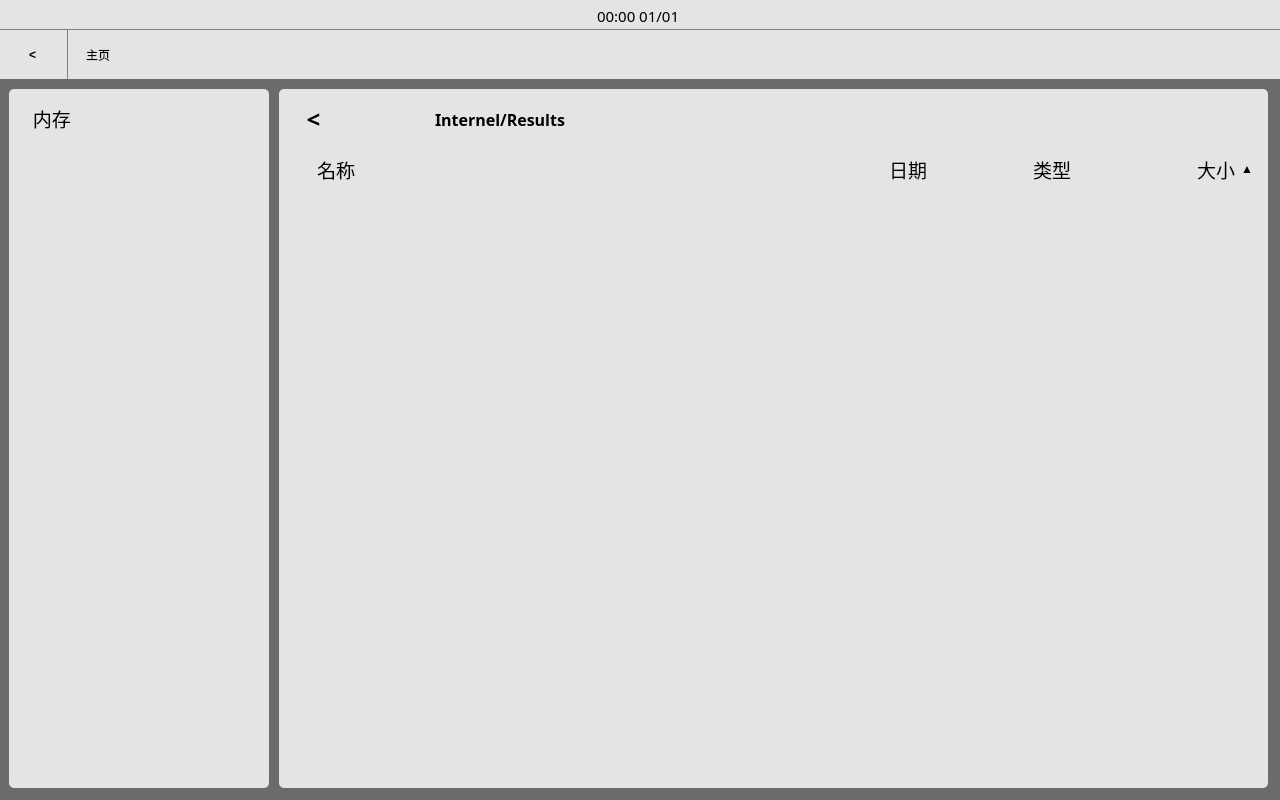
<?xml version="1.0" encoding="UTF-8"?>
<ui version="4.0">
 <class>JP_FileManager</class>
 <widget class="QWidget" name="JP_FileManager">
  <property name="geometry">
   <rect>
    <x>0</x>
    <y>0</y>
    <width>1280</width>
    <height>800</height>
   </rect>
  </property>
  <property name="minimumSize">
   <size>
    <width>1280</width>
    <height>800</height>
   </size>
  </property>
  <property name="maximumSize">
   <size>
    <width>1280</width>
    <height>800</height>
   </size>
  </property>
  <property name="styleSheet">
   <string notr="true"/>
  </property>
  <property name="JP_FileManager" stdset="0">
   <string>Form</string>
  </property>
  <widget class="QWidget" name="verticalLayoutWidget">
   <property name="geometry">
    <rect>
     <x>-1</x>
     <y>-1</y>
     <width>1281</width>
     <height>801</height>
    </rect>
   </property>
   <layout class="QVBoxLayout" name="vbaseLayout" stretch="3,5,72">
    <property name="spacing">
     <number>0</number>
    </property>
    <item>
     <widget class="QFrame" name="base_statebar">
      <property name="styleSheet">
       <string notr="true">QFrame {
                                background-color: rgb(228, 228, 228)
                                }</string>
      </property>
      <property name="frameShape">
       <enum>QFrame::NoFrame</enum>
      </property>
      <property name="frameShadow">
       <enum>QFrame::Plain</enum>
      </property>
      <widget class="QWidget" name="horizontalLayoutWidget">
       <property name="geometry">
        <rect>
         <x>-1</x>
         <y>0</y>
         <width>1281</width>
         <height>33</height>
        </rect>
       </property>
       <layout class="QHBoxLayout" name="hstateLayout">
        <item>
         <widget class="QLabel" name="stateLabel_l">
          <property name="text">
           <string/>
          </property>
         </widget>
        </item>
        <item>
         <spacer name="hstatespace_l">
          <property name="orientation">
           <enum>Qt::Horizontal</enum>
          </property>
          <property name="sizeHint" stdset="0">
           <size>
            <width>40</width>
            <height>20</height>
           </size>
          </property>
         </spacer>
        </item>
        <item>
         <widget class="QLabel" name="stateLabel_datetime">
          <property name="font">
           <font>
            <family>微软雅黑</family>
            <pointsize>11</pointsize>
            <weight>50</weight>
            <bold>false</bold>
           </font>
          </property>
          <property name="text">
           <string>00:00 01/01</string>
          </property>
         </widget>
        </item>
        <item>
         <spacer name="hstatespace_r">
          <property name="orientation">
           <enum>Qt::Horizontal</enum>
          </property>
          <property name="sizeHint" stdset="0">
           <size>
            <width>40</width>
            <height>20</height>
           </size>
          </property>
         </spacer>
        </item>
        <item>
         <widget class="QLabel" name="stateLabel_r">
          <property name="text">
           <string/>
          </property>
         </widget>
        </item>
       </layout>
      </widget>
     </widget>
    </item>
    <item>
     <widget class="QFrame" name="base_navigationbar">
      <property name="styleSheet">
       <string notr="true">QFrame {
                                background-color: rgb(228, 228, 228);
                                border-top: 1px solid gray;
                                }</string>
      </property>
      <widget class="QWidget" name="horizontalLayoutWidget_2">
       <property name="geometry">
        <rect>
         <x>-1</x>
         <y>0</y>
         <width>1281</width>
         <height>52</height>
        </rect>
       </property>
       <layout class="QHBoxLayout" name="hnavigationLayout" stretch="0,121">
        <item>
         <widget class="QPushButton" name="naviBackBtn">
          <property name="minimumSize">
           <size>
            <width>70</width>
            <height>50</height>
           </size>
          </property>
          <property name="styleSheet">
           <string notr="true">QPushButton {
                                                border: none;
                                                background-color: rgb(228, 228, 228);
                                                color: black;
                                                padding: 5px;
                                                font: 18pt &quot;宋体&quot;;
                                                font-weight: bold;
                                                qproperty-alignment: AlignCenter; /* 设置文本居中对齐 */
                                                border-right:1px solid gray
                                                }</string>
          </property>
          <property name="text">
           <string>&lt;</string>
          </property>
         </widget>
        </item>
        <item>
         <widget class="QWidget" name="widget" native="true">
          <widget class="QWidget" name="horizontalLayoutWidget_3">
           <property name="geometry">
            <rect>
             <x>-1</x>
             <y>0</y>
             <width>1211</width>
             <height>52</height>
            </rect>
           </property>
           <layout class="QHBoxLayout" name="horizontalLayout">
            <item>
             <widget class="QPushButton" name="naviBtn_l">
              <property name="minimumSize">
               <size>
                <width>50</width>
                <height>50</height>
               </size>
              </property>
              <property name="sizeIncrement">
               <size>
                <width>0</width>
                <height>0</height>
               </size>
              </property>
              <property name="styleSheet">
               <string notr="true">QPushButton {
                                                                font: 14pt &quot;微软雅黑&quot;;
                                                                border: none;
                                                                background-color: rgb(228, 228,
                                                                228);
                                                                qproperty-alignment: AlignCenter; /*
                                                                设置文本居中对齐 */
                                                                }
                                                            </string>
              </property>
              <property name="text">
               <string>主页</string>
              </property>
             </widget>
            </item>
            <item>
             <widget class="QLabel" name="naviDirectoryBtn">
              <property name="styleSheet">
               <string notr="true">QLabel {
                                                                font: 14pt &quot;微软雅黑&quot;;
                                                                }</string>
              </property>
              <property name="text">
               <string/>
              </property>
             </widget>
            </item>
            <item>
             <spacer name="hNavilSpacer">
              <property name="orientation">
               <enum>Qt::Horizontal</enum>
              </property>
              <property name="sizeHint" stdset="0">
               <size>
                <width>40</width>
                <height>20</height>
               </size>
              </property>
             </spacer>
            </item>
            <item>
             <widget class="QPushButton" name="naviHelpBtn">
              <property name="minimumSize">
               <size>
                <width>50</width>
                <height>50</height>
               </size>
              </property>
              <property name="baseSize">
               <size>
                <width>40</width>
                <height>40</height>
               </size>
              </property>
              <property name="styleSheet">
               <string notr="true">QPushButton {
                                                                border: none;
                                                                background-color: rgb(228, 228,
                                                                228);
                                                                color: black;
                                                                padding: 5px;
                                                                }</string>
              </property>
              <property name="text">
               <string/>
              </property>
              <property name="icon">
               <iconset>
                <normalon>:/navigation/help/base_assets/help.png</normalon>
               </iconset>
              </property>
              <property name="iconSize">
               <size>
                <width>40</width>
                <height>40</height>
               </size>
              </property>
             </widget>
            </item>
            <item>
             <widget class="QPushButton" name="naviSettingBtn">
              <property name="minimumSize">
               <size>
                <width>50</width>
                <height>50</height>
               </size>
              </property>
              <property name="styleSheet">
               <string notr="true">QPushButton {
                                                                border: none;
                                                                background-color: rgb(228, 228,
                                                                228);
                                                                color: black;
                                                                padding: 5px;
                                                                }</string>
              </property>
              <property name="text">
               <string/>
              </property>
              <property name="icon">
               <iconset>
                <normalon>:/navigation/setting/base_assets/setting.png</normalon>
               </iconset>
              </property>
              <property name="iconSize">
               <size>
                <width>40</width>
                <height>40</height>
               </size>
              </property>
             </widget>
            </item>
            <item>
             <widget class="QPushButton" name="naviHamburgerBtn">
              <property name="minimumSize">
               <size>
                <width>50</width>
                <height>50</height>
               </size>
              </property>
              <property name="styleSheet">
               <string notr="true">QPushButton {
                                                                border: none;
                                                                background-color: rgb(228, 228,
                                                                228);
                                                                color: black;
                                                                padding: 5px;
                                                                }</string>
              </property>
              <property name="text">
               <string/>
              </property>
              <property name="icon">
               <iconset>
                <normalon>:/navigation/hamburger/base_assets/hamburger.png</normalon>
               </iconset>
              </property>
              <property name="iconSize">
               <size>
                <width>40</width>
                <height>40</height>
               </size>
              </property>
             </widget>
            </item>
            <item>
             <spacer name="hNavilMarginSpacer">
              <property name="orientation">
               <enum>Qt::Horizontal</enum>
              </property>
              <property name="sizeType">
               <enum>QSizePolicy::Fixed</enum>
              </property>
              <property name="sizeHint" stdset="0">
               <size>
                <width>20</width>
                <height>20</height>
               </size>
              </property>
             </spacer>
            </item>
           </layout>
          </widget>
         </widget>
        </item>
       </layout>
      </widget>
     </widget>
    </item>
    <item>
     <widget class="QWidget" name="base_workspace" native="true">
      <property name="styleSheet">
       <string notr="true">/* background-color: rgb(122, 132, 131); */
                                background-color: rgb(105, 108, 105);</string>
      </property>
      <widget class="QWidget" name="filemanager_memeryArea" native="true">
       <property name="geometry">
        <rect>
         <x>10</x>
         <y>10</y>
         <width>260</width>
         <height>699</height>
        </rect>
       </property>
       <property name="styleSheet">
        <string notr="true">QWidget {
	background-color: rgb(228, 228, 228);
	border-radius: 5px;
}</string>
       </property>
       <widget class="QWidget" name="verticalLayoutWidget_2">
        <property name="geometry">
         <rect>
          <x>-1</x>
          <y>4</y>
          <width>262</width>
          <height>691</height>
         </rect>
        </property>
        <layout class="QVBoxLayout" name="verticalLayout">
         <item>
          <widget class="QPushButton" name="memeryButton">
           <property name="minimumSize">
            <size>
             <width>260</width>
             <height>50</height>
            </size>
           </property>
           <property name="font">
            <font>
             <family>微软雅黑</family>
             <pointsize>14</pointsize>
            </font>
           </property>
           <property name="styleSheet">
            <string notr="true">QPushButton {
    text-align: left;
    padding-left: 20px; /* 可选：添加一些左边距，让文字不紧贴按钮边缘 */
}
</string>
           </property>
           <property name="text">
            <string> 内存</string>
           </property>
           <property name="icon">
            <iconset resource="../../assets/assets.qrc">
             <normaloff>:/filemanager_assets/filemanager_assets/icon_filemanager_navi_50.png</normaloff>:/filemanager_assets/filemanager_assets/icon_filemanager_navi_50.png</iconset>
           </property>
           <property name="iconSize">
            <size>
             <width>35</width>
             <height>35</height>
            </size>
           </property>
          </widget>
         </item>
         <item>
          <spacer name="memeryVSpacer">
           <property name="orientation">
            <enum>Qt::Vertical</enum>
           </property>
           <property name="sizeHint" stdset="0">
            <size>
             <width>20</width>
             <height>40</height>
            </size>
           </property>
          </spacer>
         </item>
        </layout>
       </widget>
      </widget>
      <widget class="QWidget" name="workspaceWidget" native="true">
       <property name="geometry">
        <rect>
         <x>280</x>
         <y>10</y>
         <width>989</width>
         <height>699</height>
        </rect>
       </property>
       <property name="styleSheet">
        <string notr="true">QWidget {
	background-color: rgb(228, 228, 228);
	border-radius: 5px;
}</string>
       </property>
       <widget class="QWidget" name="verticalLayoutWidget_3">
        <property name="geometry">
         <rect>
          <x>-1</x>
          <y>4</y>
          <width>991</width>
          <height>691</height>
         </rect>
        </property>
        <layout class="QVBoxLayout" name="workspaceVLayout">
         <property name="spacing">
          <number>0</number>
         </property>
         <item>
          <widget class="QWidget" name="workspaceAddressBarWidget" native="true">
           <property name="minimumSize">
            <size>
             <width>0</width>
             <height>50</height>
            </size>
           </property>
           <property name="maximumSize">
            <size>
             <width>16777215</width>
             <height>50</height>
            </size>
           </property>
           <widget class="QWidget" name="horizontalLayoutWidget_4">
            <property name="geometry">
             <rect>
              <x>-1</x>
              <y>0</y>
              <width>991</width>
              <height>52</height>
             </rect>
            </property>
            <layout class="QHBoxLayout" name="workspaceAddressBarHLayout" stretch="3,3,31,3">
             <item>
              <widget class="QPushButton" name="backButton">
               <property name="minimumSize">
                <size>
                 <width>0</width>
                 <height>50</height>
                </size>
               </property>
               <property name="maximumSize">
                <size>
                 <width>16777215</width>
                 <height>50</height>
                </size>
               </property>
               <property name="font">
                <font>
                 <family>宋体</family>
                 <pointsize>18</pointsize>
                 <weight>75</weight>
                 <italic>false</italic>
                 <bold>true</bold>
                </font>
               </property>
               <property name="styleSheet">
                <string notr="true">QPushButton {
                                                border: none;
                                                background-color: rgb(228, 228, 228);
                                                color: black;
                                                padding: 5px;
                                                font: 18pt &quot;宋体&quot;;
                                                font-weight: bold;
                                                qproperty-alignment: AlignCenter; /* 设置文本居中对齐 */
                                                }</string>
               </property>
               <property name="text">
                <string>&lt;</string>
               </property>
              </widget>
             </item>
             <item>
              <widget class="QPushButton" name="folder">
               <property name="minimumSize">
                <size>
                 <width>0</width>
                 <height>50</height>
                </size>
               </property>
               <property name="maximumSize">
                <size>
                 <width>16777215</width>
                 <height>50</height>
                </size>
               </property>
               <property name="text">
                <string/>
               </property>
               <property name="icon">
                <iconset>
                 <normalon>:/filemanager_assets/filemanager_assets/icon_filemanager_folder_50.png</normalon>
                </iconset>
               </property>
               <property name="iconSize">
                <size>
                 <width>20</width>
                 <height>20</height>
                </size>
               </property>
              </widget>
             </item>
             <item>
              <widget class="QLabel" name="addressShowLabel">
               <property name="minimumSize">
                <size>
                 <width>0</width>
                 <height>50</height>
                </size>
               </property>
               <property name="maximumSize">
                <size>
                 <width>16777215</width>
                 <height>50</height>
                </size>
               </property>
               <property name="font">
                <font>
                 <family>微软雅黑</family>
                 <pointsize>12</pointsize>
                 <weight>75</weight>
                 <bold>true</bold>
                </font>
               </property>
               <property name="styleSheet">
                <string notr="true">QLabel {
	font-weight: bold;
}</string>
               </property>
               <property name="text">
                <string>Internel/Results</string>
               </property>
              </widget>
             </item>
             <item>
              <widget class="QPushButton" name="checkallRadioButton">
               <property name="minimumSize">
                <size>
                 <width>0</width>
                 <height>50</height>
                </size>
               </property>
               <property name="maximumSize">
                <size>
                 <width>16777215</width>
                 <height>50</height>
                </size>
               </property>
               <property name="text">
                <string> </string>
               </property>
               <property name="icon">
                <iconset>
                 <normalon>:/filemanager_assets/filemanager_assets/icon_filemanager_uncheckall_50.png</normalon>
                </iconset>
               </property>
               <property name="iconSize">
                <size>
                 <width>20</width>
                 <height>20</height>
                </size>
               </property>
              </widget>
             </item>
            </layout>
           </widget>
          </widget>
         </item>
         <item>
          <widget class="QWidget" name="workspaceTitlebar" native="true">
           <property name="minimumSize">
            <size>
             <width>0</width>
             <height>50</height>
            </size>
           </property>
           <property name="maximumSize">
            <size>
             <width>16777215</width>
             <height>50</height>
            </size>
           </property>
           <property name="styleSheet">
            <string notr="true"/>
           </property>
           <widget class="QWidget" name="horizontalLayoutWidget_5">
            <property name="geometry">
             <rect>
              <x>-1</x>
              <y>0</y>
              <width>991</width>
              <height>52</height>
             </rect>
            </property>
            <layout class="QHBoxLayout" name="workspaceTitlebarHLayout">
             <item>
              <spacer name="workspaceTitlebarHSpacer5">
               <property name="orientation">
                <enum>Qt::Horizontal</enum>
               </property>
               <property name="sizeType">
                <enum>QSizePolicy::Fixed</enum>
               </property>
               <property name="sizeHint" stdset="0">
                <size>
                 <width>40</width>
                 <height>20</height>
                </size>
               </property>
              </spacer>
             </item>
             <item>
              <widget class="QPushButton" name="workspaceTitlebarNameButton">
               <property name="minimumSize">
                <size>
                 <width>0</width>
                 <height>50</height>
                </size>
               </property>
               <property name="maximumSize">
                <size>
                 <width>16777215</width>
                 <height>50</height>
                </size>
               </property>
               <property name="font">
                <font>
                 <family>微软雅黑</family>
                 <pointsize>14</pointsize>
                </font>
               </property>
               <property name="text">
                <string>名称</string>
               </property>
              </widget>
             </item>
             <item>
              <spacer name="workspaceTitlebarHSpacer1">
               <property name="orientation">
                <enum>Qt::Horizontal</enum>
               </property>
               <property name="sizeHint" stdset="0">
                <size>
                 <width>40</width>
                 <height>20</height>
                </size>
               </property>
              </spacer>
             </item>
             <item>
              <widget class="QPushButton" name="workspaceTitlebarDateButton">
               <property name="minimumSize">
                <size>
                 <width>0</width>
                 <height>50</height>
                </size>
               </property>
               <property name="maximumSize">
                <size>
                 <width>16777215</width>
                 <height>50</height>
                </size>
               </property>
               <property name="font">
                <font>
                 <family>微软雅黑</family>
                 <pointsize>14</pointsize>
                </font>
               </property>
               <property name="text">
                <string>日期</string>
               </property>
              </widget>
             </item>
             <item>
              <spacer name="workspaceTitlebarHSpacer2">
               <property name="orientation">
                <enum>Qt::Horizontal</enum>
               </property>
               <property name="sizeType">
                <enum>QSizePolicy::Fixed</enum>
               </property>
               <property name="sizeHint" stdset="0">
                <size>
                 <width>100</width>
                 <height>20</height>
                </size>
               </property>
              </spacer>
             </item>
             <item>
              <widget class="QPushButton" name="workspaceTitlebarTypeButton">
               <property name="minimumSize">
                <size>
                 <width>0</width>
                 <height>50</height>
                </size>
               </property>
               <property name="maximumSize">
                <size>
                 <width>16777215</width>
                 <height>50</height>
                </size>
               </property>
               <property name="font">
                <font>
                 <family>微软雅黑</family>
                 <pointsize>14</pointsize>
                </font>
               </property>
               <property name="text">
                <string>类型</string>
               </property>
              </widget>
             </item>
             <item>
              <spacer name="workspaceTitlebarHSpacer3">
               <property name="orientation">
                <enum>Qt::Horizontal</enum>
               </property>
               <property name="sizeType">
                <enum>QSizePolicy::Fixed</enum>
               </property>
               <property name="sizeHint" stdset="0">
                <size>
                 <width>120</width>
                 <height>20</height>
                </size>
               </property>
              </spacer>
             </item>
             <item>
              <widget class="QPushButton" name="workspaceTitlebarSizeButton">
               <property name="minimumSize">
                <size>
                 <width>0</width>
                 <height>50</height>
                </size>
               </property>
               <property name="maximumSize">
                <size>
                 <width>16777215</width>
                 <height>50</height>
                </size>
               </property>
               <property name="font">
                <font>
                 <family>微软雅黑</family>
                 <pointsize>14</pointsize>
                </font>
               </property>
               <property name="text">
                <string>大小</string>
               </property>
              </widget>
             </item>
             <item>
              <widget class="QLabel" name="workspaceTitlebarSortButton">
               <property name="text">
                <string>▲</string>
               </property>
              </widget>
             </item>
             <item>
              <spacer name="workspaceTitlebarHSpacer4">
               <property name="orientation">
                <enum>Qt::Horizontal</enum>
               </property>
               <property name="sizeType">
                <enum>QSizePolicy::Fixed</enum>
               </property>
               <property name="sizeHint" stdset="0">
                <size>
                 <width>15</width>
                 <height>20</height>
                </size>
               </property>
              </spacer>
             </item>
            </layout>
           </widget>
          </widget>
         </item>
         <item>
          <widget class="QScrollArea" name="workspaceScrollArea">
           <property name="widgetResizable">
            <bool>true</bool>
           </property>
           <widget class="QWidget" name="scrollAreaWidgetContents">
            <property name="geometry">
             <rect>
              <x>0</x>
              <y>0</y>
              <width>989</width>
              <height>589</height>
             </rect>
            </property>
           </widget>
          </widget>
         </item>
        </layout>
       </widget>
      </widget>
     </widget>
    </item>
   </layout>
   <zorder>base_navigationbar</zorder>
   <zorder>base_workspace</zorder>
   <zorder>base_statebar</zorder>
  </widget>
 </widget>
 <resources>
  <include location="../../assets/assets.qrc"/>
 </resources>
 <connections/>
</ui>
